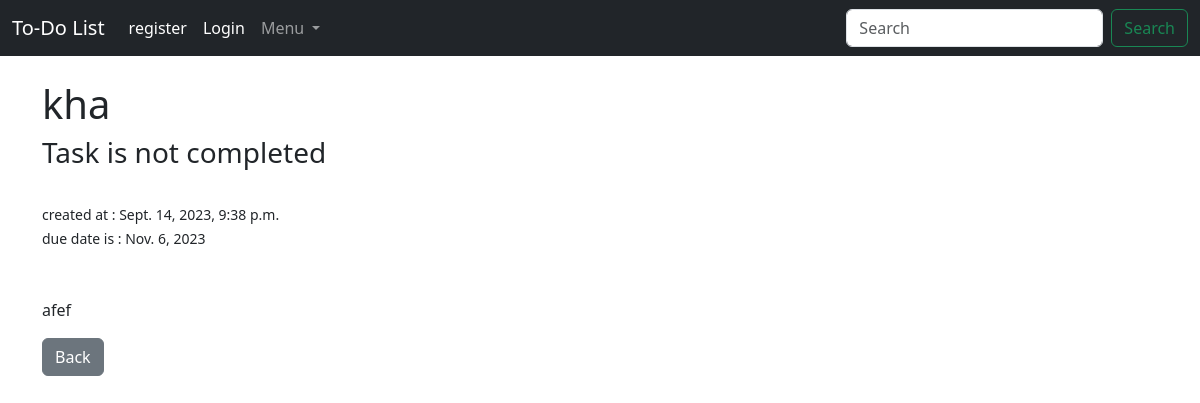
/task/3, run on the app's committed database.
### page/models.py (models this page shows, shortened)
class Tasks(models.Model):
    user = models.ForeignKey(User, on_delete=models.CASCADE, null=True, default=None)
    title = models.CharField(max_length=250)
    completed = models.BooleanField(default=False)
    created_at = models.DateTimeField(auto_now_add=True)
    title_tag = models.ForeignKey(
        Category, on_delete=models.CASCADE, null=True, default=None
    )
    due_date = models.DateField(default=None, null=True, blank=True)
    info = models.TextField(default=None, null=True, blank=True)

### page/views.py (the view)
# urls.py: path("task/<int:pk>", TaskView.as_view(), name="each_task"),
class TaskView(DetailView):
    model = Tasks
    template_name = "each_task.html"

### page/templates/each_task.html (shortened to what this page needs)
{% extends 'base.html' %}
{% block content %}
<h1>{{ object.title }}</h1>
<h3>
    {% if object.completed %}
        Task is completed
    {% else %}
        Task is not completed
    {% endif %}
</h3>
<br/>
<small>
    created at : {{ object.created_at }}<br/>
    due date is : {{ object.due_date }}<br/>
</small>
<br/><br/>
<p>
    {{ object.info }}
</p>
<a href="{% url 'home' %}" class="btn btn-secondary">Back</a>
{% endblock %}

### data on the page
Tasks: title "kha", created_at "Sept. 14, 2023, 9:38 p.m.", due_date "Nov. 6, 2023", info "afef"
